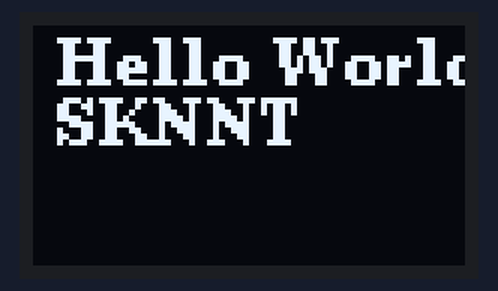
The sketch below on a simulated ESP32-C3. Parts: 72×40 one-colour display. WiFi joins after 1.5 s; servers stay silent unless stated; what the sketch prints to the serial monitor is not drawn.

Above: at 2.1 s.

The sketch:

wifi_test.ino
```cpp
#include <Arduino.h>
#include <U8g2lib.h>

#include "WiFi.h"


#ifdef U8X8_HAVE_HW_SPI
#include <SPI.h>
#endif
#ifdef U8X8_HAVE_HW_I2C
#include <Wire.h>
#endif
#define SDA_PIN 5
#define SCL_PIN 6
U8G2_SSD1306_72X40_ER_F_HW_I2C u8g2(U8G2_R0, /* reset=*/ U8X8_PIN_NONE);

const char* ssid = "_______________";//ur ssid
const char* password = "_________________";//ur wifi


void setup(void) {
  Wire.begin(SDA_PIN, SCL_PIN);
  u8g2.begin();

    Serial.begin(115200); // Инициализация последовательного порта
    WiFi.begin(ssid, password); // Начало подключения к Wi-Fi

    // Проверка статуса подключения
    while (WiFi.status() != WL_CONNECTED) {
        delay(1000);
        Serial.println("Соединяемся к WiFi-сети...");
    }
    Serial.println("Соединение с WiFi установлено");
    Serial.print("IP-адрес: ");
    Serial.println(WiFi.localIP()); // Вывод IP-адреса устройства

}

void loop(void) {
  u8g2.clearBuffer();					// clear the internal memory
  u8g2.setFont(u8g2_font_ncenB08_tr);	// choose a suitable font
  u8g2.drawStr(4,10,"Hello World!");	// write something to the internal memory
  u8g2.drawStr(4,20,"SKNNT");	// write something to the internal memory
  u8g2.sendBuffer();					// transfer internal memory to the display
  delay(1000);
}
```
